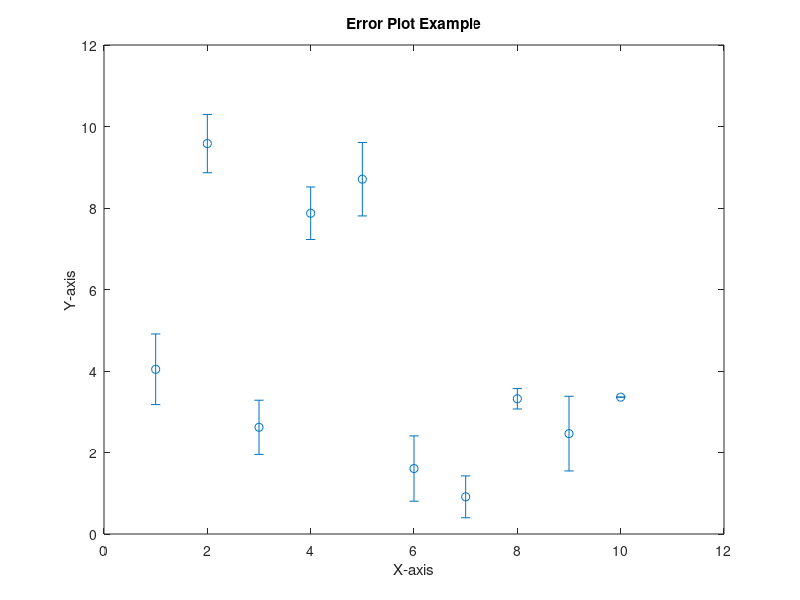

Here is the MATLAB script that generated this plot:
% Sample data
x = 1:10;                  % X-axis values
y = rand(1, 10) * 10;      % Y-axis values (random data for illustration)
errors = rand(1, 10);      % Error values for each point (random for illustration)

% Create error plot
figure;
errorbar(x, y, errors, 'o'); % 'o' specifies circular markers
xlabel('X-axis');
ylabel('Y-axis');
title('Error Plot Example');
